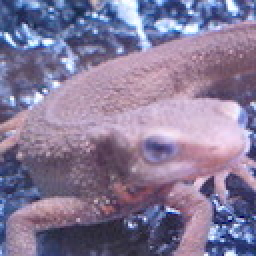
//> input picture Question_01_10/imori.jpg, 128 x 128 px (shown 2 times larger)
$ ./answer_8   (built with g++ and OpenCV 4)
//> lines starting //> are read from the running program, lines starting //| are printed output that depends on the picture
#include <opencv2/core.hpp>
#include <opencv2/highgui.hpp>
#include <iostream>
#include <math.h>

int main(int argc, const char* argv[]){
  cv::Mat img = cv::imread("imori.jpg", cv::IMREAD_COLOR);
//> img is the input picture: 128 rows x 128 cols, CV_8UC3; mean B, G, R 152.8, 121.8, 134.1

  int width = img.rows;
//> width = 128
  int height = img.cols;
//> height = 128

  cv::Mat out = cv::Mat::zeros(height, width, CV_8UC3);

  int r = 8;
  uchar v = 0;

  for (int j = 0; j < height; j+=r){
    for (int i = 0; i < width; i+=r){
      for (int c = 0; c < 3; c++){
	v = 0;
	for (int _j = 0; _j < r; _j++){
	  for (int _i = 0; _i < r; _i++){
	    v = fmax(img.at<cv::Vec3b>(j+_j, i+_i)[c], v);
	  }
	}
	for (int _j = 0; _j < r; _j++){
	  for (int _i = 0; _i < r; _i++){
	    out.at<cv::Vec3b>(j+_j, i+_i)[c] = v;
	  }
	}
      }
    }
  }
//> this loop made 16 passes
//> v on passes 1 to 12: 160, 208, 195, 176, 128, 124, 212, 185, 232, 230, 235, 227
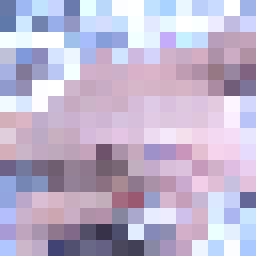
//> out: 128 rows x 128 cols, CV_8UC3 (shown 2 times larger); mean B, G, R 206.1, 178.9, 190.2
//> after the loop, v = 170

  //cv::imwrite("out.jpg", out);
  cv::imshow("answer", out);
  cv::waitKey(0);
  cv::destroyAllWindows();

  return 0;
}
